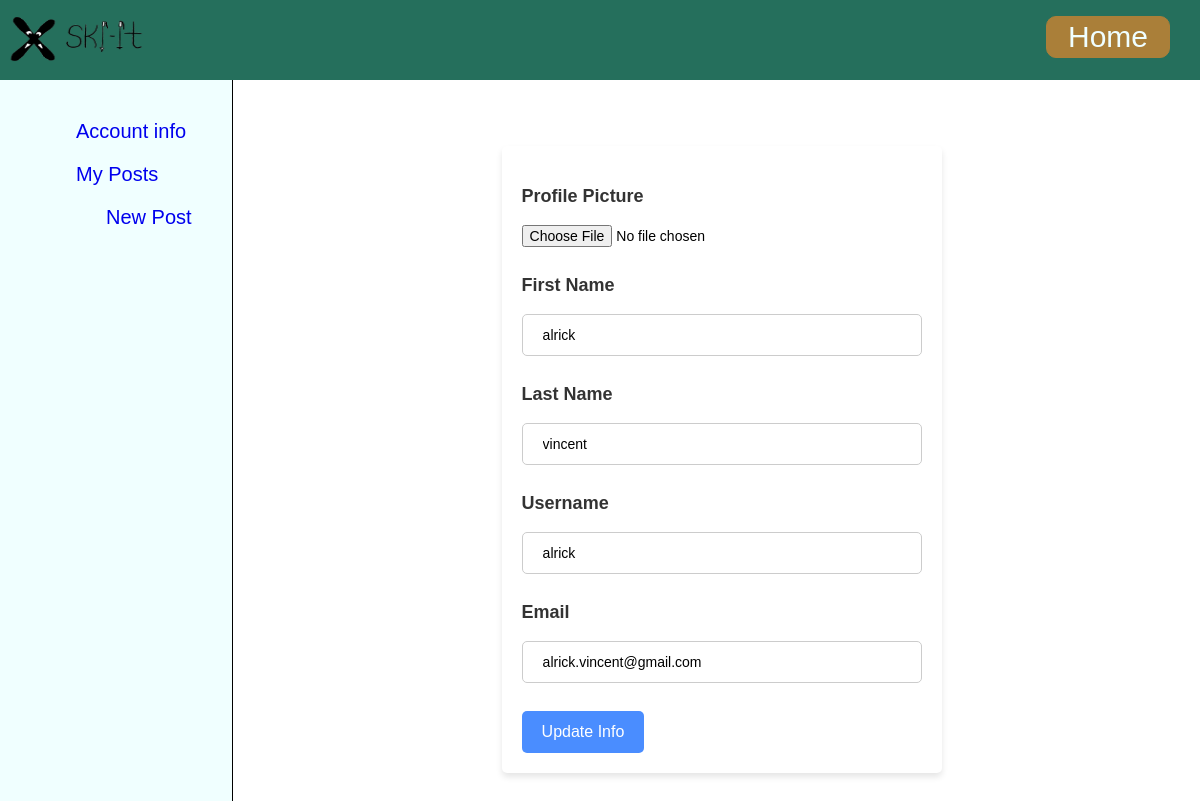
The page /routes/accountInfo.php (signed in) on the database its author committed.
### tables this page shows
CREATE TABLE `users`(
    `username` varchar(255) NOT NULL PRIMARY KEY,
    `password` varchar(255) NOT NULL,
    `firstName` varchar(255) NOT NULL,
    `lastName` varchar(255) NOT NULL,
    `email` varchar(255)NOT NULL,
    `registration_date` TIMESTAMP DEFAULT CURRENT_TIMESTAMP,
    `profile_img` VARCHAR(255) DEFAULT NULL,
    `thumbnail_img` VARCHAR(255) DEFAULT NULL,
    `role` ENUM('user', 'admin') NOT NULL DEFAULT 'user',
    `state` ENUM('able', 'disable') NOT NULL DEFAULT 'able' 
);

### routes/accountInfo.php (the view, shortened to what this page needs)
<!DOCTYPE HTML>
<head lang="en">
    <link rel="stylesheet" href="../css/header.css">
    <link rel="stylesheet" href="../css/account.css">
</head>
<?php include 'headers/header2.php'; ?>
<body>
    <div class="menu">
        <ul>
            <li><a href='accountinfo.php'>Account info</a></li>
            <li><a href='account.php'>My Posts</a></li>
            <li><a id="makePost" href="makePost.php">New Post</a></li>
        </ul>
    </div>
    <div class="main">
        <div id="accountcard">
        <?php
            include('dbConnection.php');
            $username = $_SESSION['username'];
            $query = "SELECT lastName, firstName, email FROM users WHERE username = ?";
            $stmt = $pdo->prepare($query);
            $stmt->bindValue(1, $username);
            $stmt->execute();
            $results = $stmt->fetch();
            $firstname = $results['firstName'];
            $lastname = $results['lastName'];
            $email = $results['email'];
        ?>
        <form id="createForm" action="editAccount.php" method="post">
            <h2>Profile Picture</h2>
            <input type="file" name="imgprofile" accept="image/png, image/gif, image/jpeg">
            <h2>First Name</h2>
            <input class="required" type="text" <?php echo "value='$firstname'"; ?> name="firstName">
            <h2>Last Name</h2>
            <input class="required" type="text" <?php echo "value='$lastname'"; ?> name="lastName">
            <h2>Username</h2>
            <input class="required" type="text" <?php echo "value='$username'"; ?> name="username">
            <h2>Email</h2>
            <input class="required" type="email" <?php echo "value='$email'"; ?> name="email">
            <button type="submit" id="register">Update Info</button>
        </form>
        </div>
    </div>
</body>

### css/header.css (style rules this page uses)
.menu { position: fixed; overflow: auto; top:80px; left:0; padding: 0 1em 0 1em; height:100vh; background-color: azure; margin: 0em 2em 0em 0em; width: 200px; display:flex; flex-direction:column; font-family: 'Montserrat', sans-serif; border-right: solid 1px black; z-index: 100; }
.menu ul { list-style:none; font-size: 20px; }
.menu ul li { vertical-align: center; text-align: left; margin: 1em 1em 1em 1em; cursor: pointer; transition: background-color 0.3s ease; }
.menu ul li a { text-decoration: none; }
.main { position: relative; top:80px; left:200px; font-family: "Comic sans MS", "Comic Sans", "cursive", sans-serif; overflow: scroll; margin: 1em 1em 1em 1em; padding: 0 1.5em 0 1.5em; width: 80%; }

### css/account.css (style rules this page uses)
#makePost { position: relative; left:1.5em; width: 4.5em; }
#accountcard { width: 100%; max-width: 400px; margin: 50px auto; padding: 20px; background-color: #ffffff; box-shadow: 0 4px 6px rgba(0, 0, 0, 0.1); border-radius: 5px; }
h2 { font-size: 18px; font-weight: bold; margin: 20px 0 10px; color: #333333; }
input[type="text"], input[type="email"] { width: 100%; padding: 12px 20px; margin: 8px 0; box-sizing: border-box; border: 1px solid #ccc; border-radius: 5px; font-size: 14px; }
input[type="file"] { margin: 8px 0; font-size: 14px; }
button#register { font-size: 16px; padding: 12px 20px; background-color: #4a8dff; border: none; border-radius: 5px; color: #fff; cursor: pointer; margin-top: 20px; }

### rows shown on the page
users: firstName "alrick", lastName "vincent", email "alrick.vincent@gmail.com"
